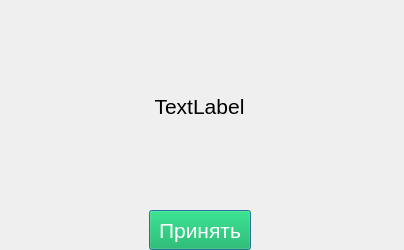
<?xml version="1.0" encoding="UTF-8"?>
<ui version="4.0">
 <class>wWarning</class>
 <widget class="QDialog" name="wWarning">
  <property name="geometry">
   <rect>
    <x>0</x>
    <y>0</y>
    <width>404</width>
    <height>250</height>
   </rect>
  </property>
  <property name="windowTitle">
   <string>Dialog</string>
  </property>
  <widget class="QWidget" name="gridLayoutWidget">
   <property name="geometry">
    <rect>
     <x>9</x>
     <y>9</y>
     <width>381</width>
     <height>261</height>
    </rect>
   </property>
   <layout class="QGridLayout" name="gridLayout">
    <item row="5" column="0" colspan="2">
     <spacer name="verticalSpacer_2">
      <property name="orientation">
       <enum>Qt::Vertical</enum>
      </property>
      <property name="sizeType">
       <enum>QSizePolicy::Fixed</enum>
      </property>
      <property name="sizeHint" stdset="0">
       <size>
        <width>20</width>
        <height>20</height>
       </size>
      </property>
     </spacer>
    </item>
    <item row="3" column="0" colspan="2">
     <spacer name="verticalSpacer_3">
      <property name="orientation">
       <enum>Qt::Vertical</enum>
      </property>
      <property name="sizeHint" stdset="0">
       <size>
        <width>20</width>
        <height>40</height>
       </size>
      </property>
     </spacer>
    </item>
    <item row="0" column="0" colspan="2">
     <spacer name="verticalSpacer">
      <property name="orientation">
       <enum>Qt::Vertical</enum>
      </property>
      <property name="sizeHint" stdset="0">
       <size>
        <width>20</width>
        <height>40</height>
       </size>
      </property>
     </spacer>
    </item>
    <item row="4" column="0" colspan="2">
     <layout class="QHBoxLayout" name="horizontalLayout">
      <item>
       <spacer name="horizontalSpacer">
        <property name="orientation">
         <enum>Qt::Horizontal</enum>
        </property>
        <property name="sizeHint" stdset="0">
         <size>
          <width>40</width>
          <height>20</height>
         </size>
        </property>
       </spacer>
      </item>
      <item>
       <widget class="QPushButton" name="okBtn">
        <property name="minimumSize">
         <size>
          <width>100</width>
          <height>40</height>
         </size>
        </property>
        <property name="baseSize">
         <size>
          <width>0</width>
          <height>0</height>
         </size>
        </property>
        <property name="font">
         <font>
          <pointsize>16</pointsize>
         </font>
        </property>
        <property name="autoFillBackground">
         <bool>false</bool>
        </property>
        <property name="styleSheet">
         <string notr="true">background-color: rgb(0, 175, 80);
color: rgb(255, 255, 255);</string>
        </property>
        <property name="text">
         <string> Принять </string>
        </property>
       </widget>
      </item>
      <item>
       <spacer name="horizontalSpacer_2">
        <property name="orientation">
         <enum>Qt::Horizontal</enum>
        </property>
        <property name="sizeHint" stdset="0">
         <size>
          <width>40</width>
          <height>20</height>
         </size>
        </property>
       </spacer>
      </item>
     </layout>
    </item>
    <item row="2" column="0" colspan="2">
     <layout class="QHBoxLayout" name="horizontalLayout_2">
      <item>
       <spacer name="horizontalSpacer_4">
        <property name="orientation">
         <enum>Qt::Horizontal</enum>
        </property>
        <property name="sizeType">
         <enum>QSizePolicy::Fixed</enum>
        </property>
        <property name="sizeHint" stdset="0">
         <size>
          <width>40</width>
          <height>20</height>
         </size>
        </property>
       </spacer>
      </item>
      <item>
       <widget class="QLabel" name="label">
        <property name="sizePolicy">
         <sizepolicy hsizetype="Expanding" vsizetype="Preferred">
          <horstretch>0</horstretch>
          <verstretch>0</verstretch>
         </sizepolicy>
        </property>
        <property name="font">
         <font>
          <pointsize>16</pointsize>
         </font>
        </property>
        <property name="text">
         <string>TextLabel</string>
        </property>
        <property name="alignment">
         <set>Qt::AlignCenter</set>
        </property>
       </widget>
      </item>
      <item>
       <spacer name="horizontalSpacer_3">
        <property name="orientation">
         <enum>Qt::Horizontal</enum>
        </property>
        <property name="sizeType">
         <enum>QSizePolicy::Fixed</enum>
        </property>
        <property name="sizeHint" stdset="0">
         <size>
          <width>40</width>
          <height>20</height>
         </size>
        </property>
       </spacer>
      </item>
     </layout>
    </item>
   </layout>
  </widget>
 </widget>
 <resources/>
 <connections/>
</ui>
